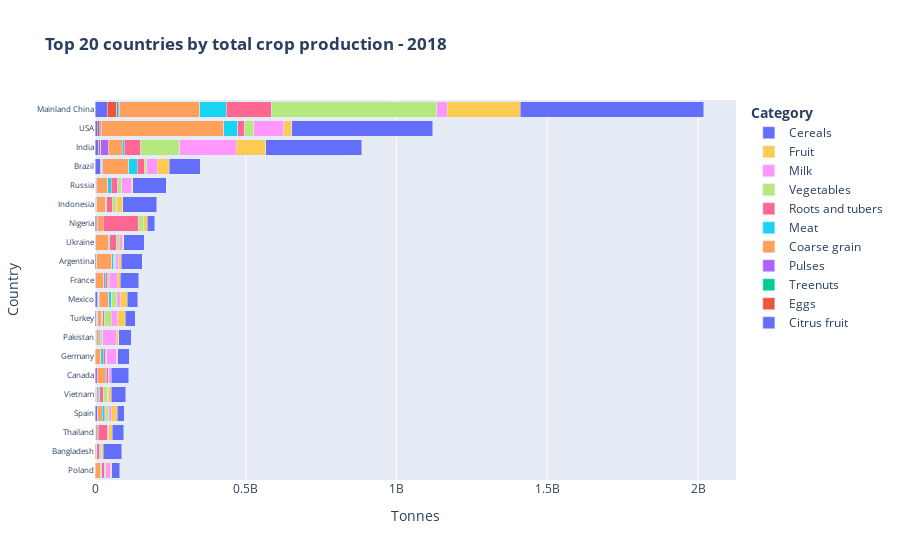

The code cell stored with this chart in its notebook:
### Code cell
# plot horizontal bar graph using for loop for stacked bars by crop category
fig = go.Figure()

for cat in categories:
    sub = data_top[data_top['Type'] == cat]
    
    fig.add_trace(go.Bar(x = sub['Tonnes'],
                         y = sub['Country'],
                         name = cat,
                        orientation = 'h'))

fig.update_layout(title=f'<b>Top {threshold} countries by total crop production - 2018</b>',
                  barmode='stack',
                  xaxis_title='Tonnes',
                  yaxis_title='Country',
                  yaxis={'categoryorder':'total ascending',
                        'tickfont':dict(size=8)},
                 legend_title='<b>Category</b>')
iplot(fig)

### Figure 1 — Plotly figure (JSON) as saved in the notebook; plotly's stock layout.template omitted (floating-point values rounded to 4 significant figures)
{"data": [{"name": "Citrus fruit", "orientation": "h", "type": "bar", "x": [3541671, 160615, 19273659, 0, 83849, 0, 12546000, 2510442, 41381400, 8437589, 4071176, 2247956, 0, 6777999, 1009675, 4902052, 0, 7038334, 83, 1510345], "y": ["Argentina", "Bangladesh", "Brazil", "Canada", "France", "Germany", "India", "Indonesia", "Mainland China", "Mexico", "Nigeria", "Pakistan", "Poland", "Spain", "Thailand", "Turkey", "Ukraine", "USA", "Russia", "Vietnam"]}, {"name": "Eggs", "orientation": "h", "type": "bar", "x": [829000, 709244, 2844013, 571300, 847868, 846000, 5236935, 2065460, 31282800, 2871918, 481437, 859739, 656873, 840267, 1101633, 962542, 937300, 6466263, 2519006, 582280], "y": ["Argentina", "Bangladesh", "Brazil", "Canada", "France", "Germany", "India", "Indonesia", "Mainland China", "Mexico", "Nigeria", "Pakistan", "Poland", "Spain", "Thailand", "Turkey", "Ukraine", "USA", "Russia", "Vietnam"]}, {"name": "Treenuts", "orientation": "h", "type": "bar", "x": [19214, 0, 188760, 0, 62151, 18423, 818425, 243638, 3845502, 293674, 105406, 39322, 15119, 389847, 36657, 1136371, 127455, 3105930, 20044, 2669942], "y": ["Argentina", "Bangladesh", "Brazil", "Canada", "France", "Germany", "India", "Indonesia", "Mainland China", "Mexico", "Nigeria", "Pakistan", "Poland", "Spain", "Thailand", "Turkey", "Ukraine", "USA", "Russia", "Vietnam"]}, {"name": "Pulses", "orientation": "h", "type": "bar", "x": [763043, 419182, 2929671, 6325236, 839800, 392807, 25406026, 184359, 5013483, 1690121, 2675771, 484484, 712137, 670719, 209195, 1276248, 954590, 3406022, 3435630, 294060], "y": ["Argentina", "Bangladesh", "Brazil", "Canada", "France", "Germany", "India", "Indonesia", "Mainland China", "Mexico", "Nigeria", "Pakistan", "Poland", "Spain", "Thailand", "Turkey", "Ukraine", "USA", "Russia", "Vietnam"]}, {"name": "Coarse grain", "orientation": "h", "type": "bar", "x": [50705003, 3301146, 85896834, 26326600, 26868789, 17692300, 46040000, 30253938, 266466300, 32841770, 19341517, 6862767, 16959467, 15564872, 5371203, 13455628, 44387297, 406494560, 36663504, 4877424], "y": ["Argentina", "Bangladesh", "Brazil", "Canada", "France", "Germany", "India", "Indonesia", "Mainland China", "Mexico", "Nigeria", "Pakistan", "Poland", "Spain", "Thailand", "Turkey", "Ukraine", "USA", "Russia", "Vietnam"]}, {"name": "Meat", "orientation": "h", "type": "bar", "x": [5930063, 705745, 29341250, 4893195, 5621700, 8188920, 7454329, 3596531, 86463014, 7051277, 1451207, 3870230, 4462900, 7028021, 2932944, 3668362, 2382786, 46832946, 10629378, 5227733], "y": ["Argentina", "Bangladesh", "Brazil", "Canada", "France", "Germany", "India", "Indonesia", "Mainland China", "Mexico", "Nigeria", "Pakistan", "Poland", "Spain", "Thailand", "Turkey", "Ukraine", "USA", "Russia", "Vietnam"]}, {"name": "Roots and tubers", "orientation": "h", "type": "bar", "x": [2873914, 9991228, 22325454, 5790838, 7906744, 8920800, 54580281, 19632690, 150143994, 2139964, 115704202, 5131848, 7478184, 2077402, 32213100, 4551029, 22503970, 21850788, 22394960, 11598115], "y": ["Argentina", "Bangladesh", "Brazil", "Canada", "France", "Germany", "India", "Indonesia", "Mainland China", "Mexico", "Nigeria", "Pakistan", "Poland", "Spain", "Thailand", "Turkey", "Ukraine", "USA", "Russia", "Vietnam"]}, {"name": "Vegetables", "orientation": "h", "type": "bar", "x": [3376673, 5459502, 8989788, 2291664, 5188987, 3522993, 128243182, 11510309, 548993011, 16173812, 16386264, 5458237, 5556785, 12629447, 2709248, 24137627, 9517223, 31740872, 13711071, 16317032], "y": ["Argentina", "Bangladesh", "Brazil", "Canada", "France", "Germany", "India", "Indonesia", "Mainland China", "Mexico", "Nigeria", "Pakistan", "Poland", "Spain", "Thailand", "Turkey", "Ukraine", "USA", "Russia", "Vietnam"]}, {"name": "Milk", "orientation": "h", "type": "bar", "x": [10526600, 2018714, 34112475, 7374885, 26517354, 33094080, 187958197, 1512182, 35166980, 12227335, 537159, 45786000, 14179210, 8122923, 653928, 22120716, 10302670, 98716276, 30605522, 963463], "y": ["Argentina", "Bangladesh", "Brazil", "Canada", "France", "Germany", "India", "Indonesia", "Mainland China", "Mexico", "Nigeria", "Pakistan", "Poland", "Spain", "Thailand", "Turkey", "Ukraine", "USA", "Russia", "Vietnam"]}, {"name": "Fruit", "orientation": "h", "type": "bar", "x": [8066369, 4693311, 40047343, 1068128, 9111009, 3051942, 98722276, 20436395, 240750098, 22768278, 11986249, 7223283, 5140130, 19331584, 11325582, 23598623, 3413718, 26015063, 5914576, 9240654], "y": ["Argentina", "Bangladesh", "Brazil", "Canada", "France", "Germany", "India", "Indonesia", "Mainland China", "Mexico", "Nigeria", "Pakistan", "Poland", "Spain", "Thailand", "Turkey", "Ukraine", "USA", "Russia", "Vietnam"]}, {"name": "Cereals", "orientation": "h", "type": "bar", "x": [70591016, 60817838, 103064737, 58095800, 62740329, 37955800, 318320000, 113290938, 610035800, 36068979, 26216277, 42741865, 26779782, 24362945, 37564640, 34395628, 69109347, 467951140, 109837875, 48923673], "y": ["Argentina", "Bangladesh", "Brazil", "Canada", "France", "Germany", "India", "Indonesia", "Mainland China", "Mexico", "Nigeria", "Pakistan", "Poland", "Spain", "Thailand", "Turkey", "Ukraine", "USA", "Russia", "Vietnam"]}], "layout": {"barmode": "stack", "legend": {"title": {"text": "<b>Category</b>"}}, "title": {"text": "<b>Top 20 countries by total crop production - 2018</b>"}, "xaxis": {"title": {"text": "Tonnes"}}, "yaxis": {"categoryorder": "total ascending", "tickfont": {"size": 8}, "title": {"text": "Country"}}}}
